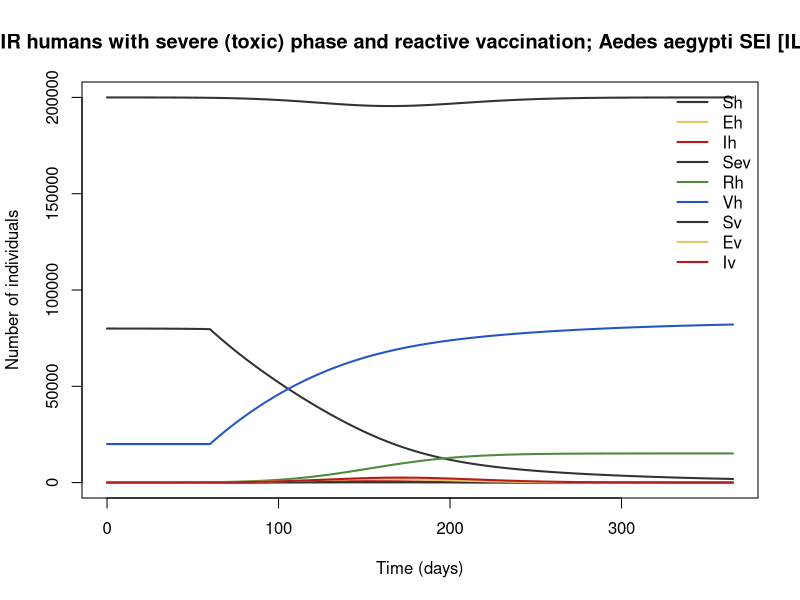

Write the R code that produced this figure.
## Urban yellow fever: SEIR humans with severe (toxic) phase and reactive vaccination; Aedes aegypti SEI [ILLUSTRATIVE-COMPOSITE]
## Yellow fever (urban cycle), e.g. Angola/DRC 2016-type outbreak.
## Parameter values: 0 of 13 checked against the source; the rest are recalled or illustrative.
## Reference: a standard structure. Natural-history values are recalled, not re-checked this session:
##
## Generated from a compartmental model diagram (model format v1).
## Regenerating from the same diagram always gives this exact file.
##
## Compartments: Sh, Eh, Ih, Sev, Rh, Vh, Sv, Ev, Iv
## Flows (time unit: days):
##   Sh -> Eh          : lambda_h * Sh
##   Sh -> Vh          : vacc * Sh
##   Eh -> Ih          : nu_h * Eh
##   Ih -> Sev         : p_sev * gam_h * Ih
##   Ih -> Rh          : (1 - p_sev) * gam_h * Ih
##   Sev -> (outside)  : cfr_sev * w_sev * Sev
##   Sev -> Rh         : (1 - cfr_sev) * w_sev * Sev
##   (outside) -> Sv   : mu_v * Nv
##   Sv -> Ev          : lambda_v * Sv
##   Ev -> Iv          : nu_v * Ev
##   Sv -> (outside)   : mu_v * Sv
##   Ev -> (outside)   : mu_v * Ev
##   Iv -> (outside)   : mu_v * Iv

library(deSolve)

# ---- Time ------------------------------------------------------------
times <- seq(0, 365, by = 0.5)  # days

# ---- Parameters ------------------------------------------------------
parameters <- c(
  a_bite = 0.5,    # (1/day)
  p_vh = 0.5,      # mosquito → human
  p_hv = 0.5,      # human → mosquito
  nu_h = 0.2326,   # 1/4.3 d intrinsic incubation (Johansson 2010) (1/day)
  gam_h = 0.2222,  # 1/4.5 d viraemia (1/day)
  p_sev = 0.12,    # fraction entering the severe phase (Johansson 2014)
  cfr_sev = 0.47,  # case fatality among severe (Johansson 2014)
  w_sev = 0.1429,  # 1/7 d duration of the severe phase (1/day)
  nu_v = 0.1,      # 1/10 d EIP (Johansson 2010) (1/day)
  mu_v = 0.0714,   # (1/day)
  v_rate = 0.01,   # campaign vaccination rate (1/day)
  v_eff = 0.99,    # vaccine efficacy (WHO)
  t_vac = 60       # campaign start (day)
)

# ---- Initial conditions ----------------------------------------------
state <- c(
  Sh = 79990,   # susceptible
  Eh = 0,       # incubating
  Ih = 10,      # viraemic (infectious)
  Sev = 0,      # severe/toxic phase (assumed non-infectious)
  Rh = 0,       # recovered
  Vh = 20000,   # vaccinated/immune
  Sv = 200000,  # susceptible mosquitoes
  Ev = 0,       # exposed mosquitoes
  Iv = 0        # infectious mosquitoes
)

# ---- Model equations -------------------------------------------------
yellow_fever_urban_vacc_model <- function(t, state, parameters) {
  with(as.list(c(state, parameters)), {
    # Total population
    N <- Sh + Eh + Ih + Sev + Rh + Vh

    # Derived quantities
    Nh <- Sh + Eh + Ih + Sev + Rh + Vh
    Nv <- Sv + Ev + Iv
    lambda_h <- a_bite * p_vh * Iv / Nh            # human force of infection
    lambda_v <- a_bite * p_hv * Ih / Nh            # mosquito force of infection
    vacc <- ifelse(t >= t_vac, v_rate * v_eff, 0)  # effective vaccination rate

    # Rates of change
    dSh <- -lambda_h * Sh - vacc * Sh
    dEh <- lambda_h * Sh - nu_h * Eh
    dIh <- nu_h * Eh - p_sev * gam_h * Ih - (1 - p_sev) * gam_h * Ih
    dSev <- p_sev * gam_h * Ih - cfr_sev * w_sev * Sev - (1 - cfr_sev) * w_sev * Sev
    dRh <- (1 - p_sev) * gam_h * Ih + (1 - cfr_sev) * w_sev * Sev
    dVh <- vacc * Sh
    dSv <- mu_v * Nv - lambda_v * Sv - mu_v * Sv
    dEv <- lambda_v * Sv - nu_v * Ev - mu_v * Ev
    dIv <- nu_v * Ev - mu_v * Iv

    list(c(dSh, dEh, dIh, dSev, dRh, dVh, dSv, dEv, dIv))
  })
}

# ---- Solve -----------------------------------------------------------
out <- ode(y = state, times = times, func = yellow_fever_urban_vacc_model, parms = parameters, hmax = 0.5)
out <- as.data.frame(out)

# ---- Plot ------------------------------------------------------------
compartment_cols <- c(Sh = "#333333", Eh = "#E8C468", Ih = "#B71C1C", Sev = "#333333", Rh = "#4E8A3E", Vh = "#2457C5", Sv = "#333333", Ev = "#E8C468", Iv = "#B71C1C")
matplot(out$time, out[, names(compartment_cols)], type = "l", lty = 1, lwd = 2,
        col = compartment_cols, xlab = "Time (days)", ylab = "Number of individuals",
        main = "Urban yellow fever: SEIR humans with severe (toxic) phase and reactive vaccination; Aedes aegypti SEI [ILLUSTRATIVE-COMPOSITE]")
legend("topright", legend = names(compartment_cols), col = compartment_cols,
       lty = 1, lwd = 2, bty = "n")
